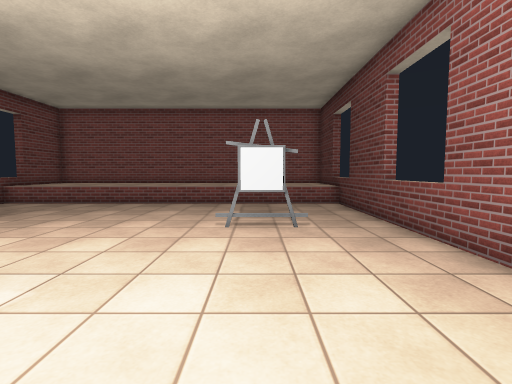
[1] (above)

12 first-person views from a walk through a 3-D level made in the Unity game engine. The camera is 1.3 m above the floor, tilts 4° down and sees 85° across. The floor is counted in squares, 1 m on a side. Each view is taken from the middle of a square. On the plan, view 1 faces up. The plan holds only what a view shows up to about 13 squares ahead; the rest is blank. The place goes on beyond the plan. The player is left out. Some surface patterns are stand-ins.

[2]
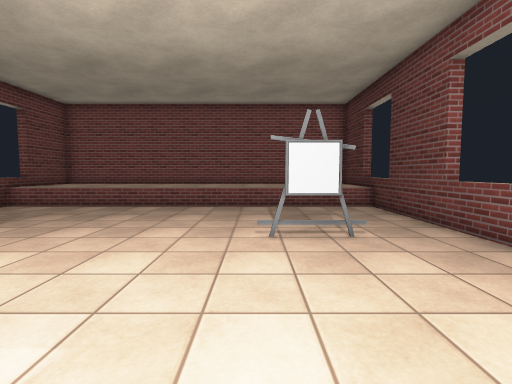

[3]
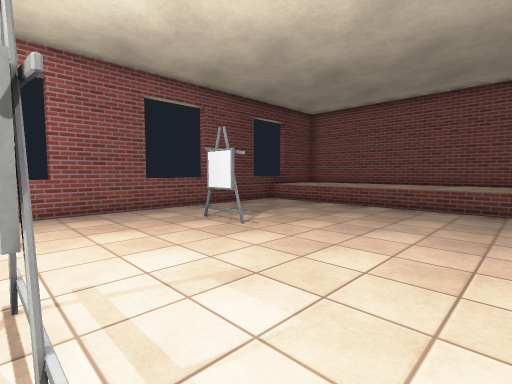

[4]
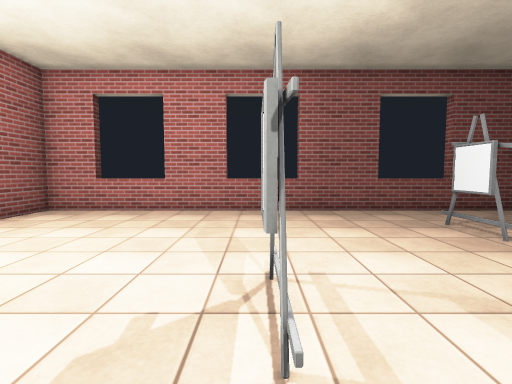

[5]
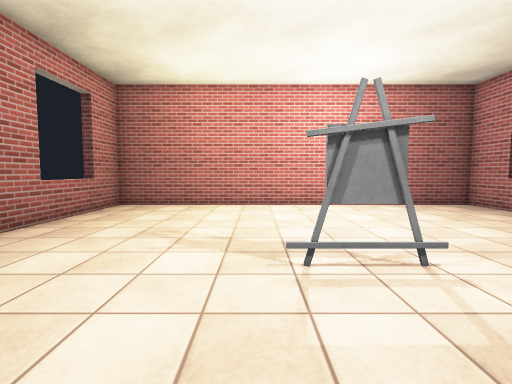

[6]
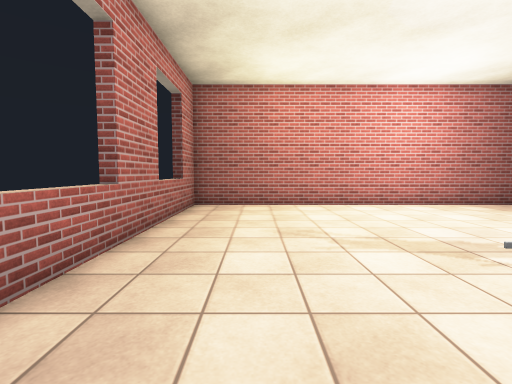

[7]
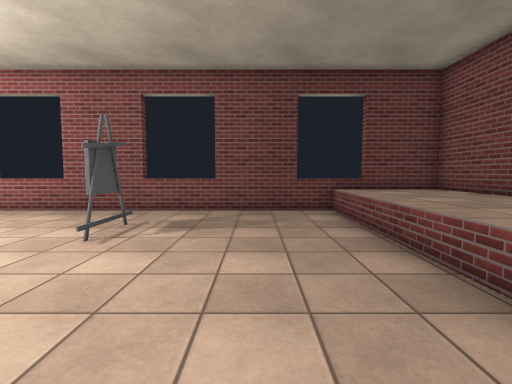

[8]
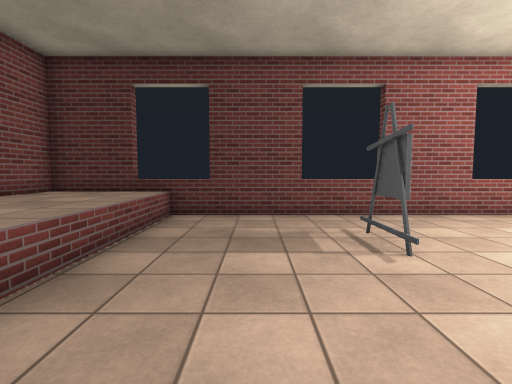

[9]
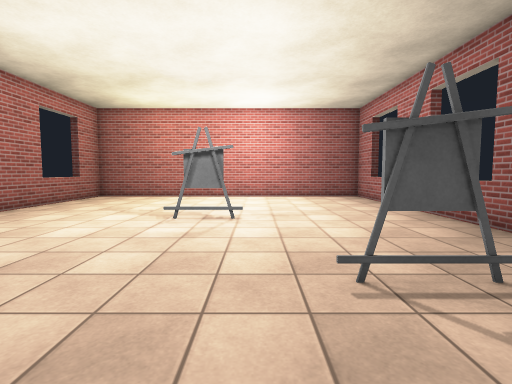

[10]
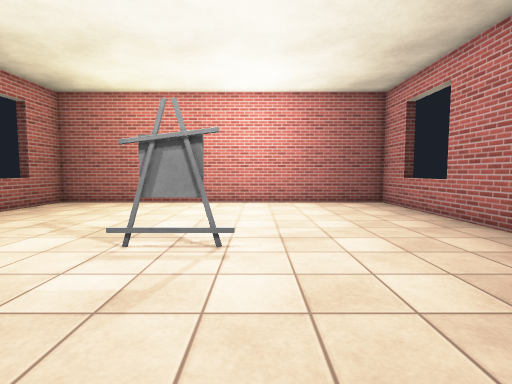

[11]
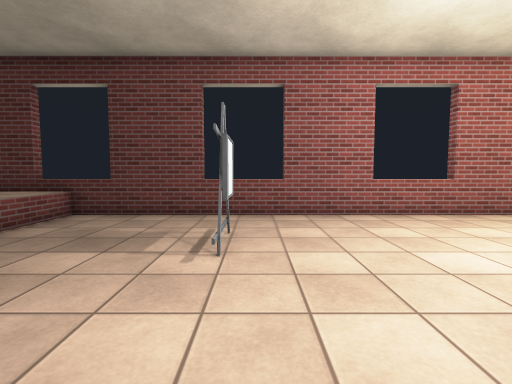

[12]
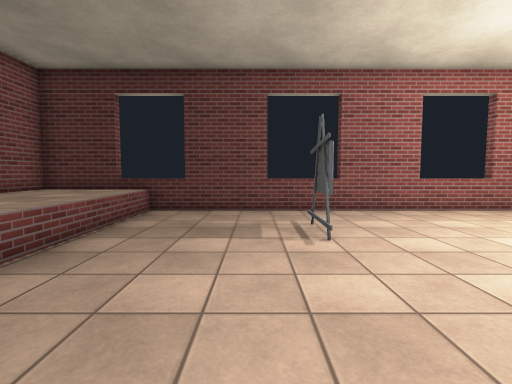

### Floor plan
Key: @ floor where view 1 was taken; # wall or solid block; . floor; = window, fence, low wall or low ledge; ^ raised ledge; T thing the floor can be seen under or through.
Columns run from 11 left of view 1 to 4 right of it. Each row starts with its distance up from view 1.
 14 #^^^^^^^^^^^^^^#
 13 #^^^^^^^^^^^^^^#
 12 ^^^^^^^^^^^^^^^^
 11 =..............=
 10 #..............#
  9 #..............#
  8 #..............#
  7 =..........#...=
  6 =...#..........=
  5 #..............#
  4 #..............#
  3 #..............#
  2 =..............=
  1 =......TT......=
  0 #..........@...#
 -1 #..............#
 -2 #..............#
 -3 =..............=
 -4 =..............=
 -5 #..............#
 -6 ################

Where each view was taken, in squares from view 1:
view 1: 0 up, 0 right, facing up
view 2: 1 up, 1 left, facing up
view 3: 1 up, 1 left, facing up-left
view 4: 1 up, 1 left, facing left
view 5: 5 up, 2 left, facing down
view 6: 5 up, 1 right, facing down
view 7: 9 up, 1 left, facing left
view 8: 9 up, 5 left, facing right
view 9: 9 up, 5 left, facing down
view 10: 6 up, 5 left, facing down
view 11: 6 up, 5 left, facing right
view 12: 8 up, 6 left, facing right
